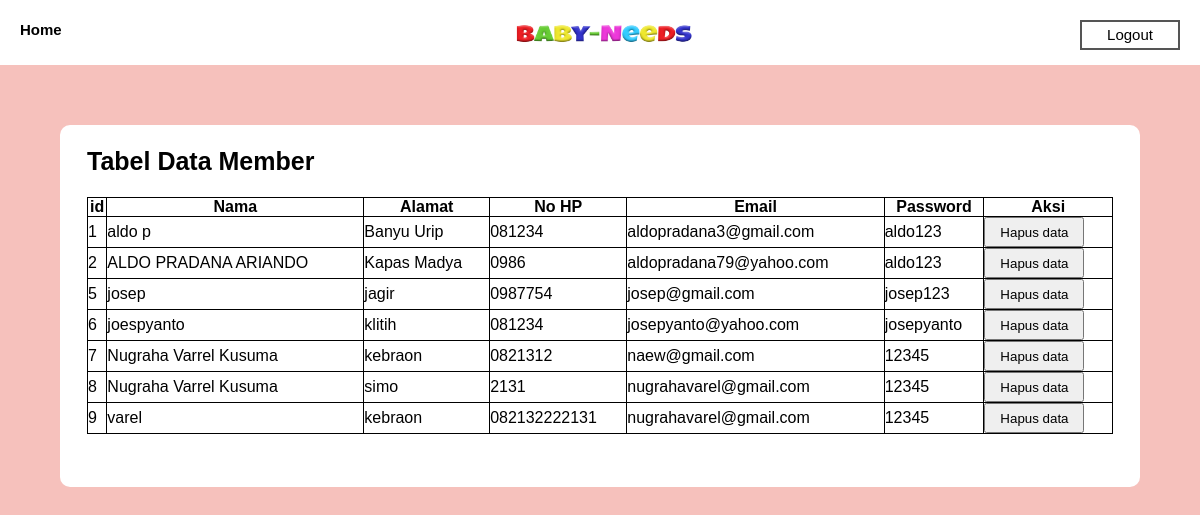
The app's page /admin/data_member.php (signed in) with its own data.
### tables this page shows
CREATE TABLE `user` (
  `id` int(11) NOT NULL,
  `nama` varchar(50) NOT NULL,
  `alamat` varchar(100) NOT NULL,
  `nohp` varchar(50) NOT NULL,
  `email` varchar(100) NOT NULL,
  `password` varchar(100) NOT NULL
);

### admin/data_member.php (the view, shortened to what this page needs)
<?php
    include 'koneksi.php';
?>
<!DOCTYPE html>
<html lang="en">
<head>
    <link rel="stylesheet" href="style/styledata_member.css">
</head>
<body>
<?php include('header_adm.php');?>
    <div class="main_wrapper">
        <h1>Tabel Data Member</h1>
        <div class="table_wrapper">
            <table>
                <thead>
                    <th>id</th>
                    <th>Nama</th>
                    <th>Alamat</th>
                    <th>No HP</th>
                    <th>Email</th>
                    <th>Password</th>
                    <th>Aksi</th>
                </thead>
                <tbody>
                    <?php
                        $query =  mysqli_query ($koneksi, "SELECT * FROM user");
                        while ($data = mysqli_fetch_array($query)){ ?>
                        <tr>
                        <td><?= $data['id']; ?></td>
                        <td><?= $data['nama']; ?></td>
                        <td><?= $data['alamat']; ?></td>
                        <td><?= $data['nohp']; ?></td>
                        <td><?= $data['email']; ?></td>
                        <td><?= $data['password']; ?></td>
                        <td>
                            <a href="<?php echo "delete_member.php?id=".$data['id']; ?>"><button>Hapus data</button></a>
                        </td>
                        </tr>
                        <?php } ?>
                </tbody>
            </table>
        </div>
    </div>
</body>
</html>

### admin/style/styledata_member.css (style rules this page uses)
* { text-decoration: none; margin: 0px; padding: 0px; }
.main_wrapper { width: 90%; background: #ffffff; margin: auto; margin-top: 5%; border-radius: 10px; }
.main_wrapper h1 { font-size: 25px; margin-left: 2.5%; padding-top: 2%; }
.table_wrapper { width: 95%; margin: auto; margin-top: 2%; padding-bottom: 3%; }
table { width: 100%; margin-bottom: 2%; }
table, th, tr, td { border: 1px solid; border-collapse: collapse; }
button { width: 100px; height: 30px; }

### admin/style/styleheader_adm.css (style rules this page uses)
* { text-decoration: none; margin: 0px; padding: 0px; }
body { margin: 0px; padding: 0px; background: #f6c1bc; font-family: Sans-serif; }

### records on screen
user: id "1", nama "aldo p", alamat "Banyu Urip", nohp "081234", email "aldopradana3@gmail.com", password "aldo123"
user: id "2", nama "ALDO PRADANA ARIANDO", alamat "Kapas Madya", nohp "0986", email "aldopradana79@yahoo.com", password "aldo123"
user: id "5", nama "josep", alamat "jagir", nohp "0987754", email "josep@gmail.com", password "josep123"
user: id "6", nama "joespyanto", alamat "klitih", nohp "081234", email "josepyanto@yahoo.com", password "josepyanto"
user: id "7", nama "Nugraha Varrel Kusuma", alamat "kebraon", nohp "0821312", email "naew@gmail.com", password "12345"
user: id "8", nama "Nugraha Varrel Kusuma", alamat "simo", nohp "2131", email "nugrahavarel@gmail.com", password "12345"
user: id "9", nama "varel", alamat "kebraon", nohp "082132222131", email "nugrahavarel@gmail.com", password "12345"
